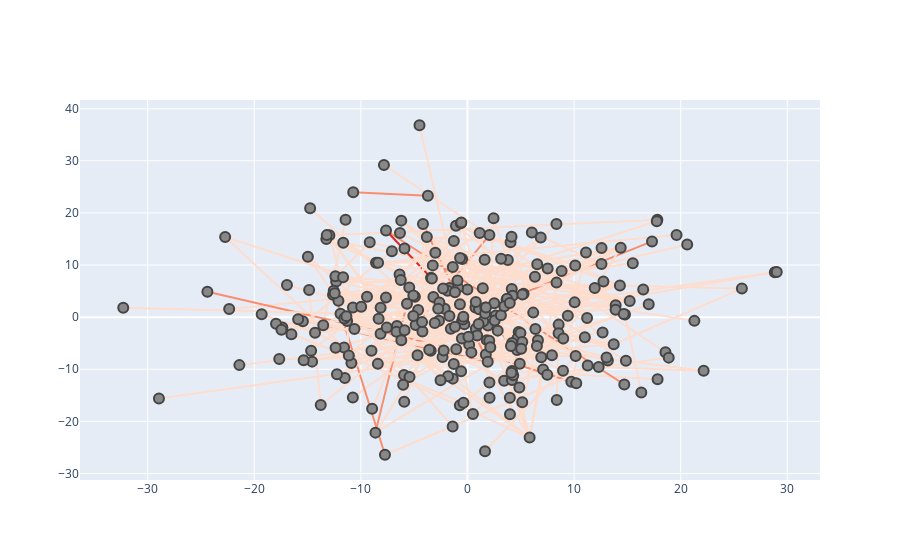

Source (notebook cell):
### Code cell
configure_plotly_browser_state()
plotHoverNetwork(youtubeGraph,textDF)
